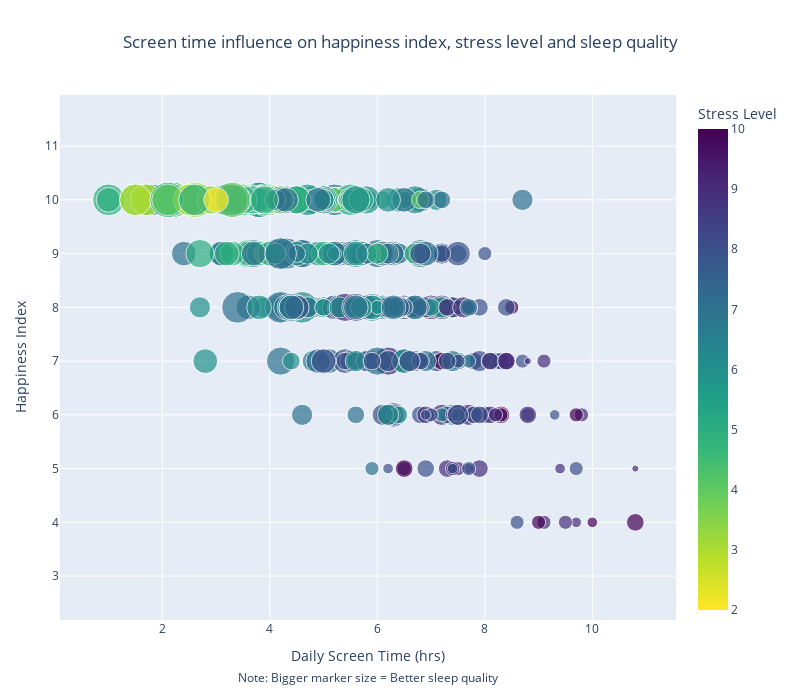

This figure's notebook cell:
### Markdown cell above
Paragraph Summary:
- Social media and stress: The more time users spend on social media, the more stressed they tend to be.
- Sleep and happiness: Happiness is strongly correlated with sleep quality; the more users sleep, the happier they tend to be.
- Stress, social media, and happiness: Users on social media who experience higher stress are generally less happy.
- Causality ambiguity: Higher stress levels may lead to more time spent on social media, or conversely, more social media use may increase stress levels.
- Sleep and stress: Better sleep quality helps reduce stress levels.
- Screen time and sleep: Increased daily screen time can worsen sleep quality, or alternatively, individuals with insomnia may spend more time on social media.

### Code cell
# Complex Visualisation
# Scale Sleep Quality for marker size
scaled_size = df["Sleep_Quality(1-10)"] ** 2  # adjust exponent

fig = px.scatter(
    df,
    x="Daily_Screen_Time(hrs)",
    y="Happiness_Index(1-10)",
    size=scaled_size,
    color="Stress_Level(1-10)",
    color_continuous_scale="Viridis_r",
    size_max=25,
    opacity=0.7,
    custom_data=[
        "Gender",
        "Exercise_Frequency(week)",
        "Days_Without_Social_Media",
        "Sleep_Quality(1-10)",
        "Stress_Level(1-10)"
    ]
)

# Update layout for axis titles, colorbar, annotation
fig.update_layout(
    title_text="Screen time influence on happiness index, stress level and sleep quality",
    title_x=0.5,
    width=800,
    height=700,
    autosize=False,
    margin=dict(t=95, b=80, l=60, r=50),

    # X and Y axis styling
    xaxis=dict(title="Daily Screen Time (hrs)"),
    yaxis=dict(title="Happiness Index"),
    coloraxis_colorbar=dict(title="Stress Level")
)

# Force equal aspect ratio
fig.update_yaxes(scaleanchor="x", scaleratio=1)

# Customize hover to exclude marker size
fig.update_traces(
    hovertemplate=(
        "Gender: %{customdata[0]}<br>" +
        "Exercise Frequency: %{customdata[1]}<br>" +
        "Days Without Social Media: %{customdata[2]}<br>" +
        "Daily Screen Time: %{x}<br>" +
        "Happiness Index: %{y}<br>" +
        "Sleep Quality: %{customdata[3]}<br>" +
        "Stress Level: %{customdata[4]}<extra></extra>"
    )
)

# Add annotation at the bottom
fig.add_annotation(
    xref="paper", yref="paper",
    x=0.5, y=-0.13,  # slightly below x-axis
    showarrow=False,
    text="Note: Bigger marker size = Better sleep quality",
    font=dict(size=12),
    align="center"
)

fig.show()

### Figure 1 — Plotly figure (JSON) as saved in the notebook; plotly's stock layout.template omitted (floating-point values rounded to 4 significant figures; data arrays with more than 128 entries replaced by an {"elided": "..."} marker saying what was removed)
{"data": [{"customdata": {"elided": "500x5 mixed values"}, "hovertemplate": "Gender: %{customdata[0]}<br>Exercise Frequency: %{customdata[1]}<br>Days Without Social Media: %{customdata[2]}<br>Daily Screen Time: %{x}<br>Happiness Index: %{y}<br>Sleep Quality: %{customdata[3]}<br>Stress Level: %{customdata[4]}<extra></extra>", "legendgroup": "", "marker": {"color": {"elided": "500 float values"}, "coloraxis": "coloraxis", "opacity": 0.7, "size": {"elided": "500 float values"}, "sizemode": "area", "sizeref": 0.16, "symbol": "circle"}, "mode": "markers", "name": "", "orientation": "v", "showlegend": false, "type": "scatter", "x": {"elided": "500 float values"}, "xaxis": "x", "y": {"elided": "500 float values"}, "yaxis": "y"}], "layout": {"annotations": [{"align": "center", "font": {"size": 12}, "showarrow": false, "text": "Note: Bigger marker size = Better sleep quality", "x": 0.5, "xref": "paper", "y": -0.13, "yref": "paper"}], "autosize": false, "coloraxis": {"colorbar": {"title": {"text": "Stress Level"}}, "colorscale": [[0, "#fde725"], [0.1111, "#b5de2b"], [0.2222, "#6ece58"], [0.3333, "#35b779"], [0.4444, "#1f9e89"], [0.5556, "#26828e"], [0.6667, "#31688e"], [0.7778, "#3e4989"], [0.8889, "#482878"], [1, "#440154"]]}, "height": 700, "legend": {"itemsizing": "constant", "tracegroupgap": 0}, "margin": {"b": 80, "l": 60, "r": 50, "t": 95}, "title": {"text": "Screen time influence on happiness index, stress level and sleep quality", "x": 0.5}, "width": 800, "xaxis": {"anchor": "y", "domain": [0, 1], "title": {"text": "Daily Screen Time (hrs)"}}, "yaxis": {"anchor": "x", "domain": [0, 1], "scaleanchor": "x", "scaleratio": 1, "title": {"text": "Happiness Index"}}}}
